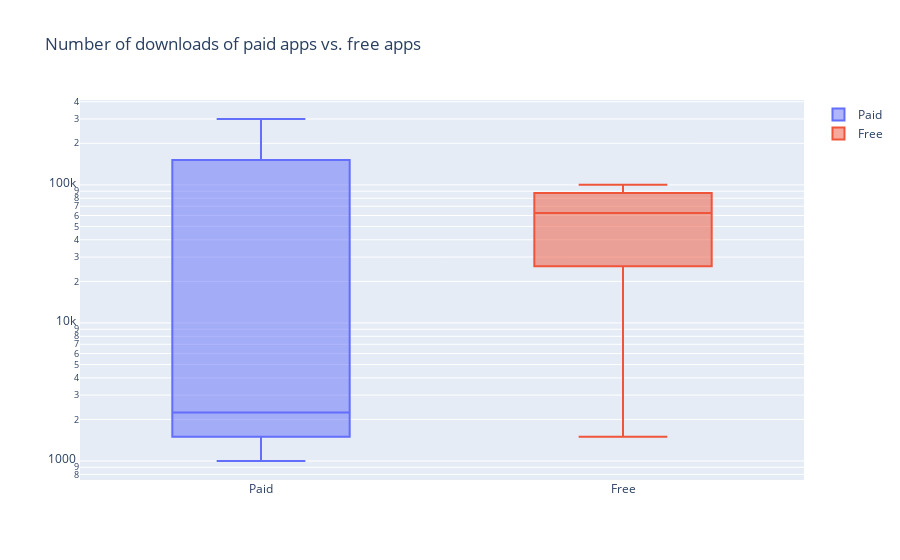

The cell this chart's notebook holds for it:
### Markdown cell above
**8. Popularity of paid apps vs free apps:**

For apps in the Play Store today, there are five types of pricing strategies: free, freemium, paid, paymium, and subscription. Let's focus on free and paid apps only. Some characteristics of free apps are:

Free to download.

- Main source of income often comes from advertisements.
- Often created by companies that have other products and the app serves
 as an extension of those products.

- Can serve as a tool for customer retention, communication, and
 customer service.

Some characteristics of paid apps are:

1)Users are asked to pay once for the app to download and use it.

2)The user can't really get a feel for the app before buying it.

### Code cell
import plotly.graph_objs as go
import plotly.offline as pyo
import pandas as pd

# Sample data (replace with your actual DataFrame)
apps = pd.DataFrame({
    'Installs': [1000, 1500, 2000, 50000, 300000, 100000, 2500, 75000],
    'Type': ['Paid', 'Free', 'Paid', 'Free', 'Paid', 'Free', 'Paid', 'Free']
})

# Create traces for paid and free apps
trace0 = go.Box(
    y=apps['Installs'][apps['Type'] == 'Paid'],
    name='Paid'
)

trace1 = go.Box(
    y=apps['Installs'][apps['Type'] == 'Free'],
    name='Free'
)

# Define layout
layout = go.Layout(
    title="Number of downloads of paid apps vs. free apps",
    yaxis=dict(
        type='log',
        autorange=True
    )
)

# Combine traces and layout for plotting
data = [trace0, trace1]
fig = go.Figure(data=data, layout=layout)

# Plot the figure
pyo.iplot(fig)

### Figure 1 — Plotly figure (JSON) as saved in the notebook; plotly's stock layout.template omitted (floating-point values rounded to 4 significant figures)
{"data": [{"name": "Paid", "y": [1000, 2000, 300000, 2500], "type": "box"}, {"name": "Free", "y": [1500, 50000, 100000, 75000], "type": "box"}], "layout": {"title": {"text": "Number of downloads of paid apps vs. free apps"}, "yaxis": {"autorange": true, "type": "log"}}}
